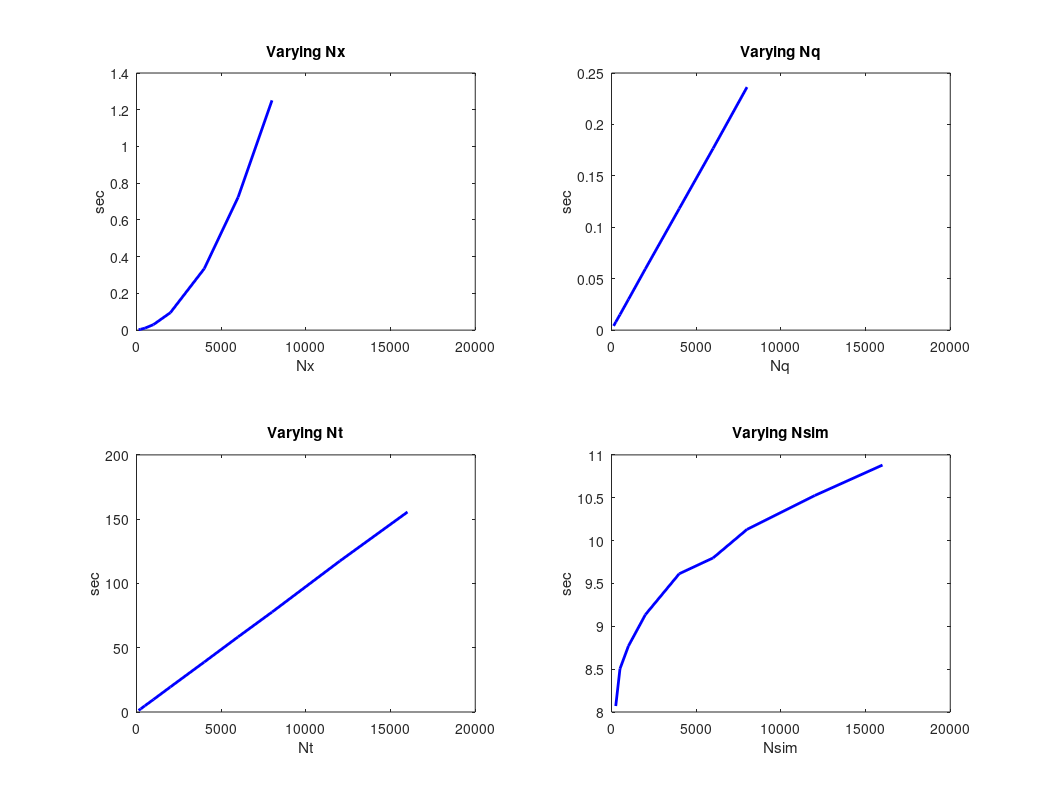
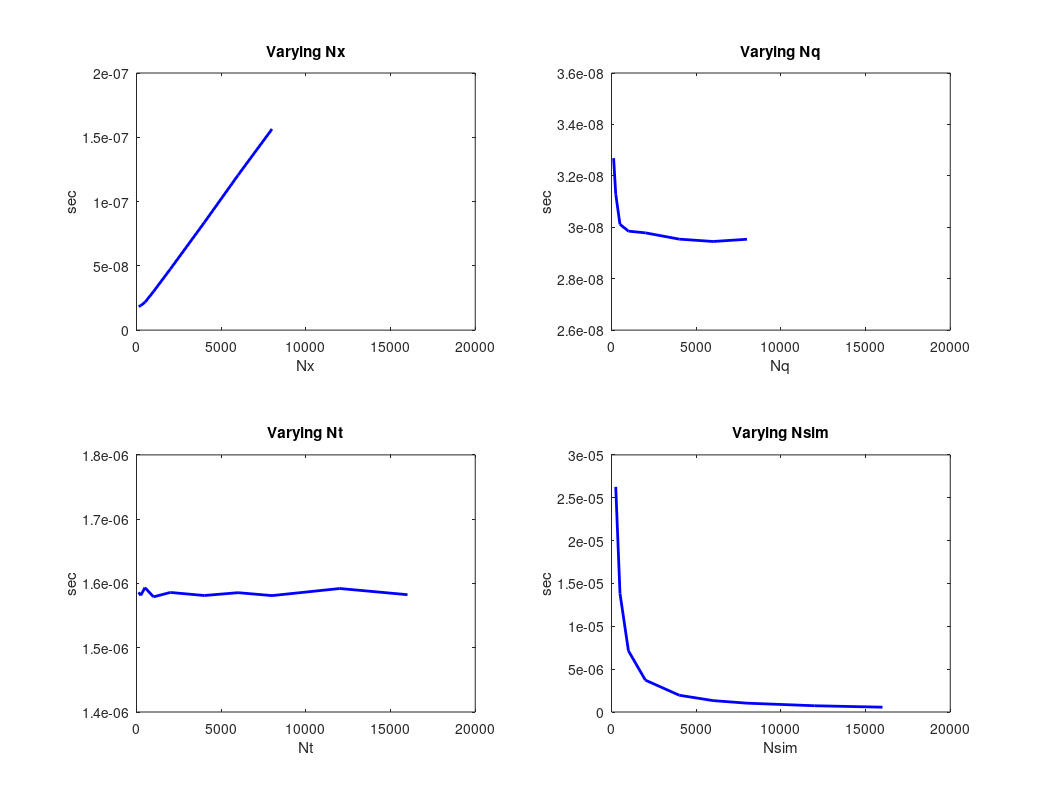
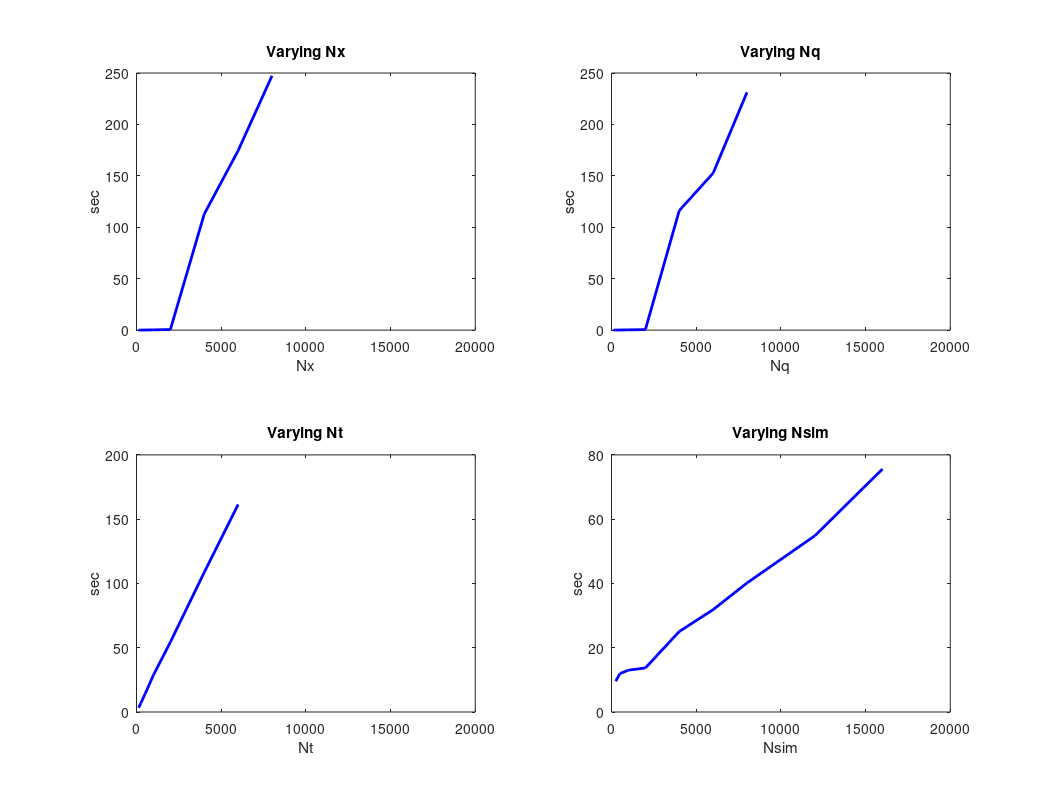
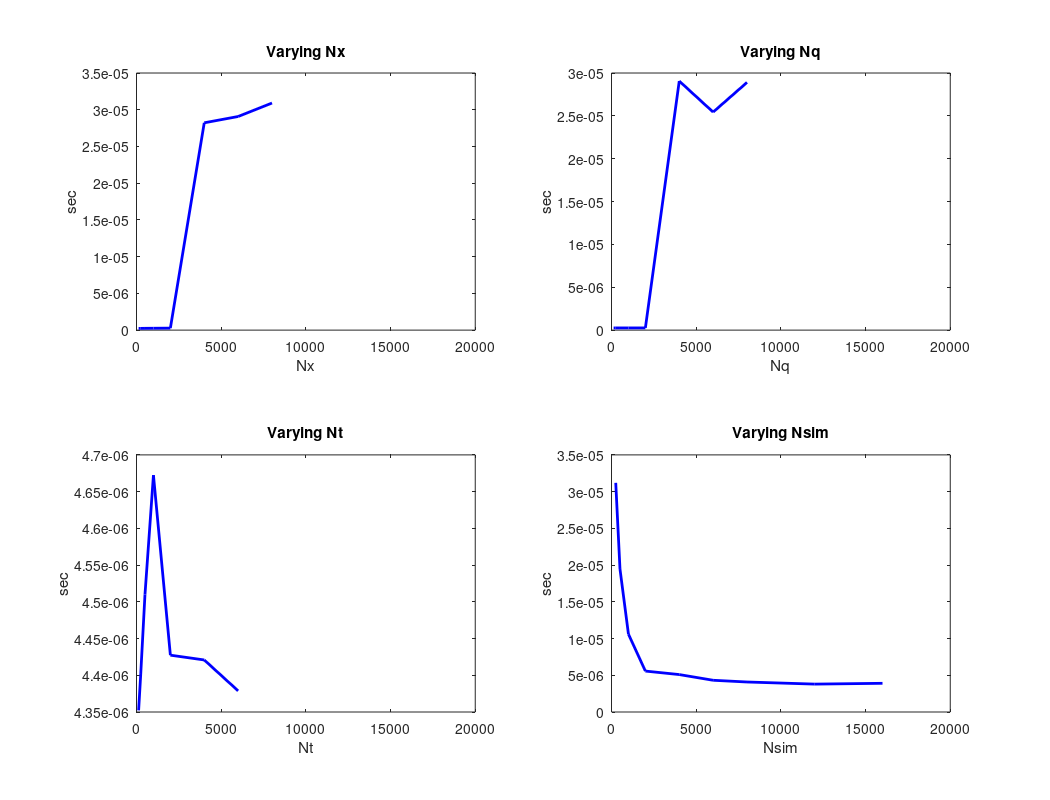

These charts were generated, in order, by the following MATLAB code:
fclose('all');
close all;
clear;

Nx = 1000;
Nq = 1000;
Ns = 4;
Nsim = 256;
Nt = 1200;
Nburn = 200;

% % fid_c = fopen('cfile.out','r');
% % fid_e = fopen('efile.out','r');
% fid_x = fopen('xfile.out','r');
% fid_y = fopen('yfile.out','r');
% fid_q = fopen('qfile.out','r');
% % fid_z = fopen('zfile.out','r');

% % c_all = reshape(fread(fid_c, Nx*Nq*Ns, 'double'), [Nx, Nq, Ns]);
% % e_sim = reshape(fread(fid_e, Nsim*Nt, 'int'), [Nsim, Nt]);
% x_sim = reshape(fread(fid_x, Nsim*Nt, 'double'), [Nsim, Nt]);
% y_sim = reshape(fread(fid_y, Nsim*Nt, 'double'), [Nsim, Nt]);
% q_sim = fread(fid_q, Nt, 'double');
% % z_sim = reshape(fread(fid_z, Nt, 'int'), [Nsim, Nt]);

% b_sim = x_sim(:,2:end)./repmat(q_sim(1:end-1)', Nsim, 1);
% c_sim = x_sim(:,1:end-1) + y_sim(:,1:end-1) - b_sim;
% x_sim(:,end) = [];
% y_sim(:,end) = [];

% Nplot = 100;
% figure(1);
% for ii = 1:4
% subplot(2,2,ii);
% P = plot(1:Nplot, x_sim(ii,end-Nplot+1:end), 'r-', 1:Nplot, y_sim(ii,end-Nplot+1:end), 'b-', 1:Nplot, ...
%          c_sim(ii,end-Nplot+1:end), 'g-', 1:Nplot, q_sim(end-Nplot:end-1), 'k-');
% set(P,'LineWidth',2);
% set(gca,'YLim',[-0.5, 2]);
% title(['Sample path ' num2str(ii)]);
% legend('Wealth','Income','Consumption', 'Bond Price');
% end
% orient landscape;
% saveas(figure(1), 'samplepaths.pdf');

fclose('all');

%% GPU Plots

%% Vary Nx Plot
Nx = [125, 250, 500, 1000, 2000, 4000, 6000, 8000, 12000, 16000];
tx = [0.286988/125, 0.591280/124, 1.343251/124, 3.652484/122, 11.508120/121, 40.819724/122, 88.305932/122, ...
      152.642161/122, NaN, NaN];
tx_rel = tx./(Nx*1000);

%% Vary Nq Plot
Nq = [125, 250, 500, 1000, 2000, 4000, 6000, 8000, 12000, 16000];
tq = [0.486255/119, 0.954185/122, 1.836934/122, 3.641683/122, 6.731026/113, 14.414950/122, 21.555534/122, 28.825352/ ...
      122, NaN, NaN];
tq_rel = tq./(Nq*1000);

%% Vary Nsim Plot
Nsim = [256, 256, 512, 1024, 2048, 4096, 6144, 8192, 12032, 16128];
tsim = [NaN, 8.069625, 8.503930, 8.770216, 9.135744, 9.613263, 9.797882, 10.130390, 10.525847, 10.881414];
tsim_rel = tsim./(Nsim*1200);

%% Vary Nt Plot
Nt = [150, 300, 600, 1200, 2400, 4800, 7200, 9600, 14400, 19200];
tt = [1.218232, 2.429021, 4.895382, 9.702204, 19.488761, 38.860215, 58.452754, 77.713590, 117.383882, 155.566182];
tt_rel = tt./(Nt*5120);

%% CPU Plots

%% Vary Nx Plot
tx_cpu = [3.200975/109, 6.107784/103, 12.465084/101, 26.080841/102, 53.359727/98, 112.885596, 174.475109, 247.291272, NaN, NaN];
tx_cpu_rel = tx_cpu./(Nx*1000);

%% Vary Nq Plot
tq_cpu = [3.562676/112, 6.579685/103, 15.018404/117, 26.390958/103, 55.558352/108, 116.237298, 152.637958, 231.218435, NaN, NaN];
tq_cpu_rel = tq_cpu./(Nq*1000);

%% Vary Nsim Plot
tsim_cpu = [NaN, 9.583732, 11.962748, 13.025792, 13.691103, 25.045285, 31.847182, 40.148719, 54.819946, 75.594829];
tsim_cpu_rel = tsim_cpu./(Nsim*1200);

%% Vary Nt Plot
tt_cpu = [3.342499, 6.761099, 13.854158, 28.707261, 54.403391, 108.646633, 161.419926, NaN, NaN, NaN];
tt_cpu_rel = tt_cpu./(Nt*5120);

figure(2);
subplot(2,2,1);
P = plot(Nx, tx, 'b-');
set(P, 'LineWidth', 2);
xlabel('Nx');
ylabel('sec');
title('Varying Nx');

subplot(2,2,2);
P = plot(Nx, tq, 'b-');
set(P, 'LineWidth', 2);
xlabel('Nq');
ylabel('sec');
title('Varying Nq');

subplot(2,2,3);
P = plot(Nx, tt, 'b-');
set(P, 'LineWidth', 2);
xlabel('Nt');
ylabel('sec');
title('Varying Nt');

subplot(2,2,4);

P = plot(Nx, tsim, 'b-');
set(P, 'LineWidth', 2);
xlabel('Nsim');
ylabel('sec');
title('Varying Nsim');

orient landscape;
saveas(figure(2), 'timings.pdf');

figure(3);

subplot(2,2,1);
P = plot(Nx, tx_rel, 'b-');
set(P, 'LineWidth', 2);
xlabel('Nx');
ylabel('sec');
title('Varying Nx');

subplot(2,2,2);
P = plot(Nx, tq_rel, 'b-');
set(P, 'LineWidth', 2);
xlabel('Nq');
ylabel('sec');
title('Varying Nq');

subplot(2,2,3);
P = plot(Nx, tt_rel, 'b-');
set(P, 'LineWidth', 2);
xlabel('Nt');
ylabel('sec');
title('Varying Nt');

subplot(2,2,4);
P = plot(Nx, tsim_rel, 'b-');
set(P, 'LineWidth', 2);
xlabel('Nsim');
ylabel('sec');
title('Varying Nsim');

orient landscape;
saveas(figure(3), 'timings_pergrid.pdf');

figure(4);
subplot(2,2,1);
P = plot(Nx, tx_cpu, 'b-');
set(P, 'LineWidth', 2);
xlabel('Nx');
ylabel('sec');
title('Varying Nx');

subplot(2,2,2);
P = plot(Nx, tq_cpu, 'b-');
set(P, 'LineWidth', 2);
xlabel('Nq');
ylabel('sec');
title('Varying Nq');

subplot(2,2,3);
P = plot(Nx, tt_cpu, 'b-');
set(P, 'LineWidth', 2);
xlabel('Nt');
ylabel('sec');
title('Varying Nt');

subplot(2,2,4);

P = plot(Nx, tsim_cpu, 'b-');
set(P, 'LineWidth', 2);
xlabel('Nsim');
ylabel('sec');
title('Varying Nsim');

orient landscape;
saveas(figure(4), 'timings_cpu.pdf');

figure(5);

subplot(2,2,1);
P = plot(Nx, tx_cpu_rel, 'b-');
set(P, 'LineWidth', 2);
xlabel('Nx');
ylabel('sec');
title('Varying Nx');

subplot(2,2,2);
P = plot(Nx, tq_cpu_rel, 'b-');
set(P, 'LineWidth', 2);
xlabel('Nq');
ylabel('sec');
title('Varying Nq');

subplot(2,2,3);
P = plot(Nx, tt_cpu_rel, 'b-');
set(P, 'LineWidth', 2);
xlabel('Nt');
ylabel('sec');
title('Varying Nt');

subplot(2,2,4);
P = plot(Nx, tsim_cpu_rel, 'b-');
set(P, 'LineWidth', 2);
xlabel('Nsim');
ylabel('sec');
title('Varying Nsim');

orient landscape;
saveas(figure(5), 'timings_pergrid_cpu.pdf');

figure(6);

subplot(2,2,1);
P = plot(Nx, tx_cpu./tx, 'b-');
set(P, 'LineWidth', 2);
xlabel('Nx');
ylabel('sec');
title('Varying Nx');

subplot(2,2,2);
P = plot(Nx, tq_cpu./tq, 'b-');
set(P, 'LineWidth', 2);
xlabel('Nq');
ylabel('sec');
title('Varying Nq');

subplot(2,2,3);
P = plot(Nx, tt_cpu./tt, 'b-');
set(P, 'LineWidth', 2);
xlabel('Nt');
ylabel('sec');
title('Varying Nt');

subplot(2,2,4);
P = plot(Nx, tsim_cpu./tsim, 'b-');
set(P, 'LineWidth', 2);
xlabel('Nsim');
ylabel('sec');
title('Varying Nsim');

orient landscape;
saveas(figure(6), 'speedup.pdf');

%% Produce GPU Tables

fprintf('\n \n Timings');
fprintf('\n & $N_x$ & $N_q$ & $N_{sim}$ & $N_t$ \\\\ \n');
for ii = 1:length(Nx)
    fprintf('%d & %4.3f & %4.3f & %4.3f & %4.3f \\\\ \n', Nx(ii), tx(ii), tq(ii), tsim(ii), tt(ii));
end

fprintf('\n Timings per gridpoint');
fprintf('\n & $N_x$ & $N_q$ & $N_{sim}$ & $N_t$ \\\\ \n');
for ii = 1:length(Nx)
    fprintf('%d & %4.3e & %4.3e & %4.3e & %4.3e \\\\ \n', Nx(ii), tx_rel(ii), tq_rel(ii), tsim_rel(ii), tt_rel(ii));
end

%% Produce CPU Tables

fprintf('\n \n CPU Timings');
fprintf('\n & $N_x$ & $N_q$ & $N_{sim}$ & $N_t$ \\\\ \n');
for ii = 1:length(Nx)
    fprintf('%d & %4.3f & %4.3f & %4.3f & %4.3f \\\\ \n', Nx(ii), tx_cpu(ii), tq_cpu(ii), tsim_cpu(ii), tt_cpu(ii));
end

fprintf('\n CPU Timings per gridpoint');
fprintf('\n & $N_x$ & $N_q$ & $N_{sim}$ & $N_t$ \\\\ \n');
for ii = 1:length(Nx)
    fprintf('%d & %4.3e & %4.3e & %4.3e & %4.3e \\\\ \n', Nx(ii), tx_cpu_rel(ii), tq_cpu_rel(ii), tsim_cpu_rel(ii), tt_cpu_rel(ii));
end

%% Speedup

fprintf('\n \n Speedup');
fprintf('\n & $N_x$ & $N_q$ & $N_{sim}$ & $N_t$ \\\\ \n');
for ii = 1:length(Nx)
    fprintf('%d & %4.3f & %4.3f & %4.3f & %4.3f \\\\ \n', Nx(ii), tx_cpu(ii)/tx(ii), tq_cpu(ii)/tq(ii), tsim_cpu(ii)/tsim(ii), tt_cpu(ii)/tt(ii));
end